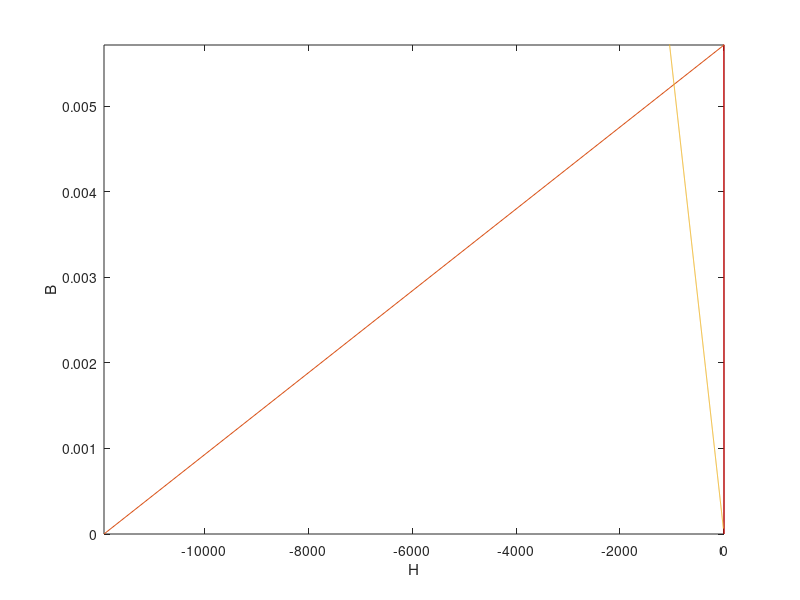

MATLAB code to generate this figure:

%% Part two of the task 48slot V-shape magnets
clear
close all
clc

% Constants 
mu_0 = 4* pi *10^-7; % Vacuum permeability [H/m]
mu_PM = 1.03;        % Magnets relative permeability


% Given parameters
Q = 48;             % Number of slots
p = 4;              % Number of pole pairs
k_w = 1;            % Winding factor, assuming 1
m = 3;              % Number of phases
r = 1;              % winding layer, 1
q = Q / (2 * p * m);              % Slots per pole per phaseygv8ytvygvyt

% Dimensions
d_st = 0.8;         % Diamter of the strand [mm]
l_stack = 150;      % Active lenght of the machine [mm]
OD_st = 269.24;        % Stator outer diameter [mm]
ID_st = 161.9;        % Stator inner diamter [mm], Assumption
OD_rot = 160.4;
l_gap = 0.73;        % Airgap [mm]


w_PM = 32;          % Magets width
t_PM = 6.48;        % Magnet thickness [mm]
D_rot = ID_st - 2 * l_gap;     % Rotor diamter [mm]


Hs0 = 1.03;
Hs1 = 0;
Hs2 = 29.5;
Rs = 5;
%% MMF of the PM
H_c = 920000;               % Coercivity of the PM, choosing N36Z_20
F_c = H_c * t_PM * 10^-3;   % F_c of the PM [H/m]

% Short circuit flux of PM
A_PM = l_stack * w_PM;
B_r = 1.1908; 
Phi_r = B_r * A_PM * 10^-6;     % [Wb]


%% Reluctance calculations
%PM

A_PM = l_stack * w_PM;                        % Area of PM [mm2]
R_PM = (t_PM * 10^-3) / (mu_0 * mu_PM * A_PM * 10^-6);      % Reluctance of the PM
%%
% Stator
load BH_data_Prius_tut.mat
% Extract H and B vectors from the data
H_steel = BH_data(:, 1);  % First column corresponds to H (A_per_meter)
B_steel = BH_data(:, 2);  % Second column corresponds to B (tesla)
mu_steel=B_steel./H_steel;

figure(1)
plot( - H_steel, B_steel, 'r',LineWidth = 2)
hold on
xlabel('H'), ylabel('B')
%%


% Reluctance of the tooth
w_t = 5.73;     % Width of the tooth
l_tooth = Hs0 + Hs1 + Hs2 + Rs;     % [mm] length of the flux path in the stator tooth
A_tooth = 2.5 * w_t * l_stack;      % [mm] width of the stator yoke
R_tooth = (l_tooth * 10^-3) ./ (mu_0 .* mu_steel .* A_tooth * 10^-6);  % Reluctance of the tooth

% Reluctance of the stator yoke
dsy1 = ID_st + 2 * (Hs0 + Hs1 + Hs2 + Rs);      % Inner diameter of the flux path on the stator yoke
dsy2 = OD_st;       % outer diameter of the flux path in the stator yoke
dsym = (dsy2 + dsy1) / 2;                   % [mm] middle diamter of the stator yoke     
Asy = ((dsy2 - dsy1) / 2) * l_stack;        % [mm2]the crossectional area of the flux path in the stator yoke
lsy = ((4 * pi * dsym) / 48) + ((dsy2 - dsy1) / 2);     % [mm] length of the flux path in the stator, taking four teeth
R_st_yoke = lsy .* 10^-3 ./ (mu_0 .* mu_steel .* Asy .* 10^-6);    % reluctance of the stator yoke

% Air gap            % Width of the airgag [mm], the circumfrance of the
l_gap = 0.73;        % Airgap [mm]
A_gap = (pi * (ID_st + OD_st) * l_stack) / (16 * 2);        % Area of the airgap [mm2]
R_gap = (l_gap * 10 ^-3) / (mu_0 * A_gap * 10^-6);          % Reluctance of the arigap

% Rotor
l_rot = ((pi / 2) * (4 * pi * OD_rot) / 48) - 2 * t_PM;         % [mm] length of the flux path in the stator yoke
w_rot = w_PM;                                                   % [mm] width of the stator yoke
A_rot  = w_PM * l_stack;                                        % Crossection area of rotor
R_rot_yoke = l_rot .* 10^-3 ./ (mu_0 .* mu_steel .* w_rot .* l_stack .* 10^-6);    % reluctance of the stator yoke

% Total reluctance
R_tot = 2 * (R_tooth + R_gap + R_PM) + R_st_yoke + R_rot_yoke;

%%
%PLOT OF LOAD & SOURCE LINE
%assuming B_air gap
Bag=0.01:0.001:2;
flux_airgap=Bag*A_gap*10^-6;
%we can compute flux densities in different parts of the iron core
Brot=flux_airgap/A_rot;
Bstator_yoke=flux_airgap/Asy;
Bstator_tooth=flux_airgap/A_tooth;
%nowwe have to compute the H values in order then to get mmfs
%interpolation must be used since probably u do not get an exact value :(
method='linear';
Hair_gap=Bag/mu_0;
Hstator_tooth=interp1(B_steel,H_steel,Bstator_tooth,method);
Hstator_yoke=interp1(B_steel,H_steel,Bstator_yoke,method);
Hrot=interp1(B_steel,H_steel,Brot,method);

%Let's start with mmf drops

Fr=Hrot*l_rot*10^-3;
Fsy=Hstator_yoke*lsy*10^-3;
Fst=Hstator_tooth*l_tooth*10^-3;
Fag=Hair_gap*l_gap*10^-3;

MMFload=Fr+2*Fag+2*Fst+Fsy;

%source line
Bmag=[0 B_r];
Hmag=[-H_c 0];

MMFmag=2*Hmag*t_PM*10^-3;
Phimag=Bmag*A_PM*10^-6;

figure(1)
plot(MMFmag,Phimag)
xlim([min(MMFmag) 0]);
hold on
plot(-MMFload,flux_airgap)
%defining some boundaries to better understanding
xlim([min(MMFmag) 0]);
ylim([0 Phi_r]);


%% Slot area
Hs0 = 4;
A_outer = (((2/3) * (OD_st - ID_st)) + ID_st)^2 * pi / 4;   % Assuming the slot covers 2/3 of the yoke area and the slot has the same area as the teeth
A_iner = (ID_st + Hs0)^2 * pi / 4;
A_slot = (A_outer - A_iner) / (2 * Q);                           % Slot area [mm2]

% Rated current
J = 5;                          % Curent density per strand [A/mm2]
N_par = 8;                      % Number parallel branches
A_strand = 0.8^2 * pi / 4;      % Strand area, neglecting the insulatioin
